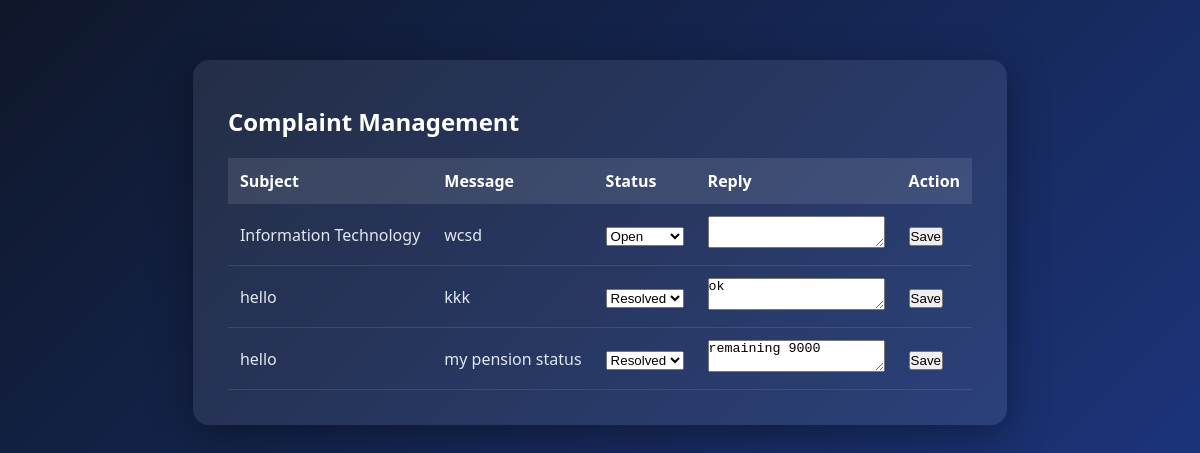
Screenshot of /admin/complaints.php with the database file from the repository.
### tables this page shows
CREATE TABLE `complaints` (
  `id` int(11) NOT NULL,
  `user_id` int(11) NOT NULL,
  `subject` varchar(200) DEFAULT NULL,
  `message` text DEFAULT NULL,
  `status` varchar(50) DEFAULT 'Open',
  `admin_reply` text DEFAULT NULL,
  `created_at` timestamp NOT NULL DEFAULT current_timestamp()
);

### admin/complaints.php (the view, shortened to what this page needs)
<?php
include "../db.php";
$result = mysqli_query($conn, "SELECT * FROM complaints ORDER BY created_at DESC");
?>
<!DOCTYPE html>
<html>
<head>
    <link rel="stylesheet" href="../assets/css/style.css">
</head>
<body>
<div class="admin-page">
<div class="admin-container">
    <h2>Complaint Management</h2>
    <table class="admin-table">
        <tr>
            <th>Subject</th>
            <th>Message</th>
            <th>Status</th>
            <th>Reply</th>
            <th>Action</th>
        </tr>
        <?php while ($row = mysqli_fetch_assoc($result)) { ?>
        <tr>
            <form method="post">
                <td><?= $row['subject'] ?></td>
                <td><?= $row['message'] ?></td>
                <td>
                    <select name="status">
                        <option <?= $row['status']=="Open"?"selected":"" ?>>Open</option>
                        <option <?= $row['status']=="Resolved"?"selected":"" ?>>Resolved</option>
                    </select>
                </td>
                <td>
                    <textarea name="reply_text"><?= $row['admin_reply'] ?></textarea>
                </td>
                <td>
                    <button name="reply">Save</button>
                </td>
            </form>
        </tr>
        <?php } ?>
    </table>
</div>
</div>
</body>
</html>

### assets/css/style.css (style rules this page uses)
* { margin: 0; padding: 0; box-sizing: border-box; }
body { background: #f5f7fb; font-family: 'Segoe UI', sans-serif; }
.admin-container { max-width: 1000px; margin: auto; background: #fff; padding: 25px; border-radius: 12px; }
.admin-table { width: 100%; border-collapse: collapse; }
.admin-table th { background: #6366f1; color: white; padding: 12px; }
.admin-table td { padding: 10px; border-bottom: 1px solid #eee; }
.admin-page { display:flex; min-height:100vh; background:linear-gradient(135deg,#0f172a,#1e3a8a); font-family:'Segoe UI',sans-serif; }
.admin-container { background:rgba(255,255,255,0.08); padding:35px; border-radius:16px; box-shadow:0 10px 40px rgba(0,0,0,0.35); color:#fff; }
.admin-container h2 { margin-bottom:20px; font-weight:600; }
.admin-table { width:100%; border-collapse:collapse; margin-top:10px; }
.admin-table th { background:rgba(255,255,255,0.15); padding:14px; text-align:left; font-weight:600; }
.admin-table td { padding:14px; border-bottom:1px solid rgba(255,255,255,0.08); }
.admin-container { margin-top: 60px; }
h2 { margin-top: 10px; }
.admin-container h2 { color: #ffffff; }
.admin-table { width:100%; border-collapse:collapse; margin-top:20px; color:#e2e8f0; }
.admin-table th { background:rgba(255,255,255,0.1); padding:12px; text-align:left; }
.admin-table td { padding:12px; border-bottom:1px solid rgba(255,255,255,0.1); }

### rows the page displays
complaints: subject "Information Technology", message "wcsd", status "Open"
complaints: subject "hello", message "kkk", status "Resolved", reply_text "ok"
complaints: subject "hello", message "my pension status", status "Resolved", reply_text "remaining 9000"
